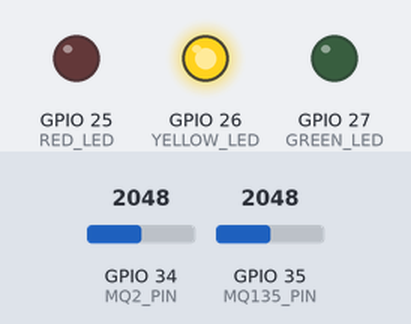
A sketch run on a simulated ESP32. Shown: output pins drawn as LEDs (lit = HIGH). The test bench sets the inputs (shaded band); at power-on: GPIO 34 (MQ2_PIN) = 2048, GPIO 35 (MQ135_PIN) = 2048. WiFi joins after 1.5 s; servers stay silent unless stated; what the sketch prints to the serial monitor is not drawn.

Above: at 2.2 s.
At 3.3 s:
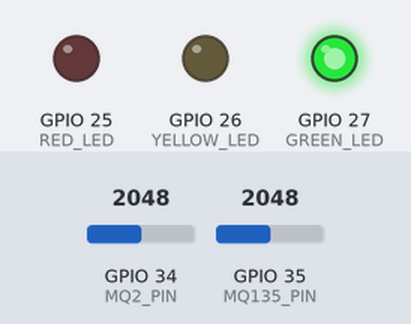
At 4.1 s:
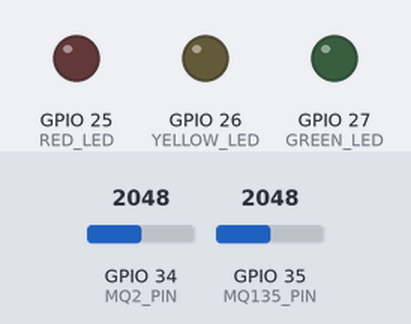
At 43.7 s:
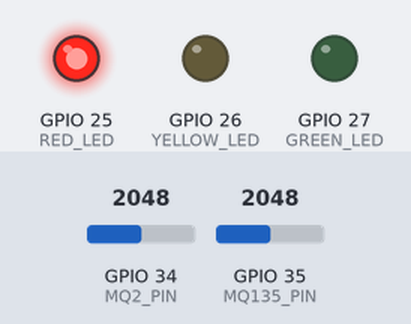
Timing chart, 0 to 45.2 s (numbered marks = the images above):
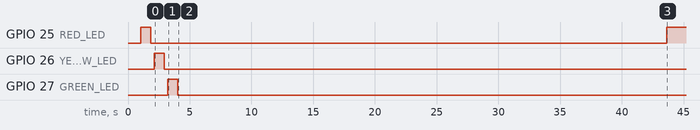

The sketch:

Arduino_Code.ino
```cpp
/*
 * Dual Sensor Traffic Control with Firebase Integration
 * ESP32 + MQ-2 + MQ-135 + Firebase Realtime Database
 *
 * Data is sent to Firebase under "traffic2" directory
 * NO HISTORY - Only current readings
 * MQ-2 controls traffic lights, MQ-135 for air quality display
 */

#include <Wire.h>
#include <WiFi.h>
#include <FirebaseESP32.h>

// WiFi Credentials
const char* WIFI_SSID = "ITIDA";
const char* WIFI_PASSWORD = "12345678";

// Firebase Credentials
const char* FIREBASE_HOST = "stem-53cdc-default-rtdb.firebaseio.com";
const char* FIREBASE_AUTH = "UlqdAaYSCRjTcqFBRVW0df1Y513SLgoJ2vuZ2lZO";

// Firebase objects
FirebaseData fbData;
FirebaseAuth auth;
FirebaseConfig config;

// Pin Definitions
#define MQ2_PIN 34          // MQ-2 sensor (traffic control)
#define MQ135_PIN 35        // MQ-135 sensor (display)
#define RED_LED 25          // Red traffic light
#define YELLOW_LED 26       // Yellow traffic light
#define GREEN_LED 27        // Green traffic light

// Thresholds
#define YELLOW_THRESHOLD 20
#define GREEN_THRESHOLD 50

// Variables
int mq2_baseline = 0;
int mq2_reading = 0;
int mq2_calibrated = 0;
int mq135_reading = 0;
String trafficLight = "";
String gasLevel = "";

// Timing
unsigned long sendDataPrevMillis = 0;
bool firebaseReady = false;

void setup() {
  Serial.begin(115200);
  delay(1000);

  Serial.println("\n╔════════════════════════════════════════╗");
  Serial.println("║  DUAL SENSOR + FIREBASE SYSTEM         ║");
  Serial.println("║  Data Path: traffic2/                  ║");
  Serial.println("║  Mode: Current readings only           ║");
  Serial.println("╚════════════════════════════════════════╝\n");

  // Configure pins
  pinMode(RED_LED, OUTPUT);
  pinMode(YELLOW_LED, OUTPUT);
  pinMode(GREEN_LED, OUTPUT);
  pinMode(MQ2_PIN, INPUT);
  pinMode(MQ135_PIN, INPUT);

  digitalWrite(RED_LED, LOW);
  digitalWrite(YELLOW_LED, LOW);
  digitalWrite(GREEN_LED, LOW);

  // Test LEDs
  testTrafficLights();

  // Calibrate MQ-2
  calibrateMQ2();

  // Connect to WiFi
  connectToWiFi();

  // Configure Firebase
  Serial.println("\n→ Configuring Firebase...");
  config.host = FIREBASE_HOST;
  config.signer.tokens.legacy_token = FIREBASE_AUTH;

  // Initialize Firebase
  Firebase.begin(&config, &auth);
  Firebase.reconnectWiFi(true);

  // Set timeout
  fbData.setBSSLBufferSize(1024, 1024);
  fbData.setResponseSize(1024);

  Serial.println("→ Connecting to Firebase...");
  delay(2000);

  if (Firebase.ready()) {
    Serial.println("✓ Firebase Connected!");
    firebaseReady = true;
    initializeFirebase();

    // Delete any existing history data
    Serial.println("→ Cleaning up old history data...");
    if (Firebase.deleteNode(fbData, "/traffic2/history")) {
      Serial.println("✓ History removed from Firebase");
    }
  } else {
    Serial.println("✗ Firebase Connection Failed!");
    Serial.println("System will continue without Firebase");
  }

  Serial.println("\n✓ System Ready!");
  Serial.println("Monitoring sensors...\n");
}

void loop() {
  // Read sensors
  mq2_reading = analogRead(MQ2_PIN);
  mq135_reading = analogRead(MQ135_PIN);

  // Calibrate MQ-2
  mq2_calibrated = mq2_reading - mq2_baseline;
  if(mq2_calibrated < 0) mq2_calibrated = 0;

  // Control traffic lights based on MQ-2
  if(mq2_calibrated < YELLOW_THRESHOLD) {
    trafficLight = "RED";
    gasLevel = "LOW";
    setTrafficLight("RED");
  } else if(mq2_calibrated < GREEN_THRESHOLD) {
    trafficLight = "YELLOW";
    gasLevel = "MODERATE";
    setTrafficLight("YELLOW");
  } else {
    trafficLight = "GREEN";
    gasLevel = "HIGH";
    setTrafficLight("GREEN");
  }

  // Display locally
  displayReadings();

  // Send to Firebase every 5 seconds
  if (firebaseReady && (millis() - sendDataPrevMillis > 5000 || sendDataPrevMillis == 0)) {
    sendDataPrevMillis = millis();
    sendDataToFirebase();
  }

  delay(2000);
}

void initializeFirebase() {
  Serial.println("\n→ Initializing Firebase structure at traffic2/...");

  // Set device information under traffic2/
  if (Firebase.setString(fbData, "/traffic2/device/name", "ESP32_Traffic_Monitor")) {
    Serial.println("✓ Device name set");
  } else {
    Serial.print("✗ Error: ");
    Serial.println(fbData.errorReason());
  }

  if (Firebase.setInt(fbData, "/traffic2/device/baseline", mq2_baseline)) {
    Serial.println("✓ Baseline saved");
  }

  if (Firebase.setInt(fbData, "/traffic2/thresholds/yellow", YELLOW_THRESHOLD)) {
    Serial.println("✓ Yellow threshold saved");
  }

  if (Firebase.setInt(fbData, "/traffic2/thresholds/green", GREEN_THRESHOLD)) {
    Serial.println("✓ Green threshold saved");
  }

  Serial.println("✓ Firebase initialized at traffic2/!");
}

void sendDataToFirebase() {
  // Update ONLY current readings under traffic2/current/
  // NO HISTORY TRACKING

  Firebase.setInt(fbData, "/traffic2/current/mq2_raw", mq2_reading);
  Firebase.setInt(fbData, "/traffic2/current/mq2_calibrated", mq2_calibrated);
  Firebase.setInt(fbData, "/traffic2/current/mq135", mq135_reading);
  Firebase.setString(fbData, "/traffic2/current/traffic_light", trafficLight);
  Firebase.setString(fbData, "/traffic2/current/gas_level", gasLevel);
  Firebase.setInt(fbData, "/traffic2/current/timestamp", millis() / 1000);

  Serial.println("✓ Firebase updated (current data only)");
}

void calibrateMQ2() {
  Serial.println("\n╔════════════════════════════════════════╗");
  Serial.println("║       MQ-2 CALIBRATION PROCESS         ║");
  Serial.println("╚════════════════════════════════════════╝");
  Serial.println("Warming up (30 seconds)...");
  Serial.println("Keep in CLEAN AIR!\n");

  for(int i = 30; i > 0; i--) {
    Serial.print("→ ");
    Serial.print(i);
    Serial.println(" seconds");
    delay(1000);
  }

  Serial.println("\nTaking samples...");
  long sum = 0;
  for(int i = 0; i < 10; i++) {
    int reading = analogRead(MQ2_PIN);
    sum += reading;
    Serial.print("  Sample ");
    Serial.print(i + 1);
    Serial.print(": ");
    Serial.println(reading);
    delay(500);
  }

  mq2_baseline = sum / 10;

  Serial.println("\n✓ CALIBRATION COMPLETE!");
  Serial.print("Baseline: ");
  Serial.println(mq2_baseline);
  Serial.println("════════════════════════════════════════\n");
}

void connectToWiFi() {
  Serial.print("\n→ Connecting to WiFi: ");
  Serial.println(WIFI_SSID);

  WiFi.begin(WIFI_SSID, WIFI_PASSWORD);

  int attempts = 0;
  while (WiFi.status() != WL_CONNECTED && attempts < 30) {
    delay(500);
    Serial.print(".");
    attempts++;
  }

  if (WiFi.status() == WL_CONNECTED) {
    Serial.println("\n✓ WiFi Connected!");
    Serial.print("IP Address: ");
    Serial.println(WiFi.localIP());
  } else {
    Serial.println("\n✗ WiFi Failed!");
    Serial.println("Check SSID and password");
  }
}

void setTrafficLight(String color) {
  if(color == "RED") {
    digitalWrite(RED_LED, HIGH);
    digitalWrite(YELLOW_LED, LOW);
    digitalWrite(GREEN_LED, LOW);
  } else if(color == "YELLOW") {
    digitalWrite(RED_LED, LOW);
    digitalWrite(YELLOW_LED, HIGH);
    digitalWrite(GREEN_LED, LOW);
  } else if(color == "GREEN") {
    digitalWrite(RED_LED, LOW);
    digitalWrite(YELLOW_LED, LOW);
    digitalWrite(GREEN_LED, HIGH);
  }
}

void displayReadings() {
  Serial.println("╔════════════════════════════════════════╗");
  Serial.println("║       SENSOR READINGS                  ║");
  Serial.println("╠════════════════════════════════════════╣");

  Serial.print("║ MQ-2 Raw:        ");
  Serial.print(mq2_reading);
  printSpaces(mq2_reading, 22);
  Serial.println("║");

  Serial.print("║ MQ-2 Baseline:   ");
  Serial.print(mq2_baseline);
  printSpaces(mq2_baseline, 22);
  Serial.println("║");

  Serial.print("║ MQ-2 Calibrated: ");
  Serial.print(mq2_calibrated);
  printSpaces(mq2_calibrated, 22);
  Serial.println("║");

  Serial.print("║ MQ-135:          ");
  Serial.print(mq135_reading);
  printSpaces(mq135_reading, 22);
  Serial.println("║");

  Serial.println("╠════════════════════════════════════════╣");

  Serial.print("║ Gas Level:       ");
  Serial.print(gasLevel);
  for(int i = gasLevel.length(); i < 22; i++) Serial.print(" ");
  Serial.println("║");

  Serial.print("║ Traffic Light:   ");
  if(trafficLight == "RED") {
    Serial.print("🔴 RED");
    Serial.print("              ");
  } else if(trafficLight == "YELLOW") {
    Serial.print("🟡 YELLOW");
    Serial.print("         ");
  } else if(trafficLight == "GREEN") {
    Serial.print("🟢 GREEN");
    Serial.print("          ");
  }
  Serial.println("║");

  Serial.println("╚════════════════════════════════════════╝\n");
}

void printSpaces(int value, int totalWidth) {
  String valStr = String(value);
  for(int i = valStr.length(); i < totalWidth; i++) {
    Serial.print(" ");
  }
}

void testTrafficLights() {
  Serial.println("→ Testing Traffic Lights...");

  Serial.println("  RED LED...");
  digitalWrite(RED_LED, HIGH);
  delay(800);
  digitalWrite(RED_LED, LOW);
  delay(300);

  Serial.println("  YELLOW LED...");
  digitalWrite(YELLOW_LED, HIGH);
  delay(800);
  digitalWrite(YELLOW_LED, LOW);
  delay(300);

  Serial.println("  GREEN LED...");
  digitalWrite(GREEN_LED, HIGH);
  delay(800);
  digitalWrite(GREEN_LED, LOW);
  delay(300);

  Serial.println("✓ All LEDs tested!\n");
}
```

Measured:
- by itself, GPIO 25 (RED_LED): HIGH → LOW at 1.8 s, → HIGH 41.8 s later
